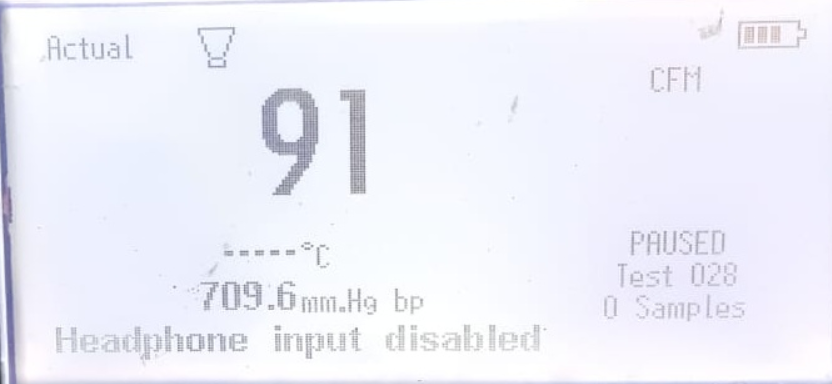
#> input picture ocr_final/ocr3.png, 832 x 384 px
$ python ocrblwh_k.py
#> lines starting #> are read from the running program, lines starting #| are printed output that depends on the picture; after the words box and inside, x2 and y2 are one past the last pixel; in counts of white or black regions, pixels touching at a corner belong together
import pytesseract
import cv2
import numpy as np
import re
import os
import matplotlib.pyplot as plt

def show_image(title, image):
    plt.figure(figsize=(6, 6))
    plt.imshow(image, cmap='gray')
    plt.title(title)
    plt.axis('off')
    plt.show()

def whitescreen(img):
    img = cv2.cvtColor(img, cv2.COLOR_BGR2GRAY)
    blur = cv2.GaussianBlur(img, (5, 5), 0)
    _, bwimg = cv2.threshold(blur, 0, 255, cv2.THRESH_BINARY + cv2.THRESH_OTSU)

    imgbit = cv2.bitwise_not(bwimg)
    kernel = np.ones((2, 2), np.uint8)
    imgdilate = cv2.dilate(imgbit, kernel, iterations=2)
    imgdilate = cv2.bitwise_not(imgdilate)

    show_image("White Screen Processed Image", imgdilate)

    ocrres = pytesseract.image_to_string(imgdilate)

    regex1 = r'(\d) (\d)'
    regex2 = r'(\d)(\d)'
    regex3 = r'(\d) (\d)\.(\d)'
    regex4 = r'(\d)(\d)\.(\d)(\d)'

    match1 = re.search(regex1, ocrres)
    match2 = re.search(regex2, ocrres)
    match3 = re.search(regex3, ocrres)
    match4 = re.search(regex4, ocrres)

    if match1:
        print(match1.group(1), end="")
        print(match1.group(2))
    elif match2:
        print(match2.group(1), end="")
        print(match2.group(2))
    elif match3:
        print(match3.group(1), end="")
        print(match3.group(2), end="")
        print(match3.group(3))
    elif match4:
        print(match4.group())

def bluescreen(img):
    img = cv2.cvtColor(img, cv2.COLOR_BGR2GRAY)
    blur = cv2.GaussianBlur(img, (5, 5), 0)
    _, bwimg = cv2.threshold(blur, 0, 255, cv2.THRESH_BINARY + cv2.THRESH_OTSU)

    imgbit = cv2.bitwise_not(bwimg)
    kernel = np.ones((2, 2), np.uint8)
    imgdilate = cv2.erode(imgbit, kernel, iterations=3)
    imgdilate = cv2.bitwise_not(imgdilate)

    show_image("Blue Screen Processed Image", imgdilate)

    ocrres = pytesseract.image_to_string(imgdilate)

    if not ocrres.strip():
        kernel = np.ones((2, 1), np.uint8)
        imgdilate = cv2.erode(imgbit, kernel, iterations=3)
        imgdilate = cv2.bitwise_not(imgdilate)
        ocrres = pytesseract.image_to_string(imgdilate)

    regex1 = r'^\d\d\.\d'
    regex2 = r'^\d\d'
    regex3 = r'^\d\.\d'
    regex4 = r'^\d\d\.\d\d\d'
    regex5 = r'^. \d\d\d\d'

    for pattern in [regex1, regex2, regex3, regex4, regex5]:
        match = re.search(pattern, ocrres)
        if match:
            print(match.group())
            break

def preprocess(img):
    if len(img.shape) < 3 or img.shape[2] < 3:
        print("Invalid image format.")
        return

    pixel = img[30, 10]  # BGR pixel at (30,10)
    b, g, r = pixel

    if b > g and b > r and b < 200:
        bluescreen(img)
    else:
        whitescreen(img)

# Main execution
files = [r"ocr3.png"]

for filename in files:
    if not os.path.exists(filename):
        print(f"File not found: {filename}")
        continue

    img = cv2.imread(filename)
#> img is the input picture: shape (384, 832, 3); mean B, G, R 249.5, 239.8, 238.9
    if img is None:
        print(f"Unable to read image: {filename}")
        continue

    preprocess(img)
#> in preprocess, `pixel = img[30, 10]`: pixel = [240, 235, 234]
#> in preprocess, `b, g, r = pixel`: b = 240; g = 235; r = 234
#> in whitescreen, `_, bwimg = cv2.threshold(blur, 0, 255, cv2.THRESH_BINARY + cv2.THRESH_..`:
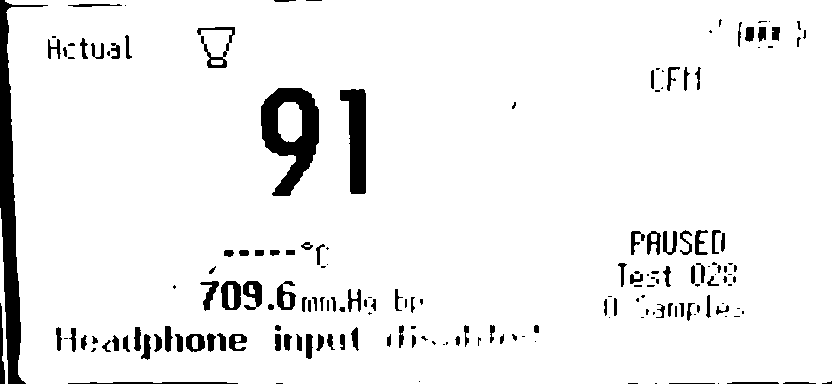
#> bwimg: shape (384, 832); 93.7% white; 183 black regions (71 under 20 px), largest, box (x1, y1, x2, y2) and area: (0, 0, 48, 384) 4702, (261, 88, 319, 196) 3316, (340, 89, 366, 194) 1813
#> in whitescreen, `imgdilate = cv2.dilate(imgbit, kernel, iterations=2)`:
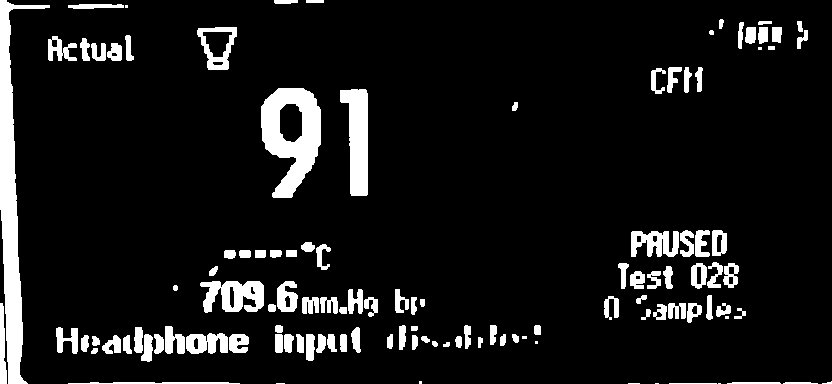
#> imgdilate: shape (384, 832); 9.3% white; 118 white regions (11 under 20 px), largest, box (x1, y1, x2, y2) and area: (0, 0, 50, 384) 5589, (261, 88, 321, 198) 3828, (340, 89, 368, 196) 2085
#> (the call stopped at in whitescreen, `ocrres = pytesseract.image_to_string(imgdilate)`: pytesseract is not available in this run)

$ run again, with ocr_final/ocr2.png copied over ocr_final/ocr3.png
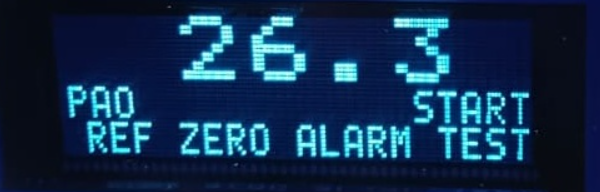
#> input picture ocr_final/ocr2.png, 600 x 192 px
#> img is the input picture: shape (192, 600, 3); mean B, G, R 77.5, 46.1, 17.1
#> pixel = [22, 11, 7]
#> b = 22; g = 11; r = 7
#> img: shape (192, 600)
#> in bluescreen, `_, bwimg = cv2.threshold(blur, 0, 255, cv2.THRESH_BINARY + cv2.THRESH_..`:
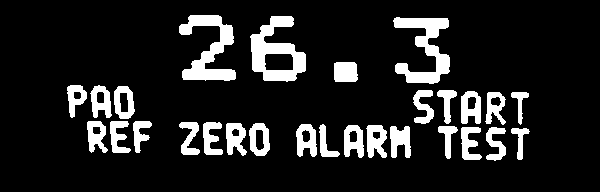
#> bwimg: shape (192, 600); 13.1% white; 28 white regions, largest, box (x1, y1, x2, y2) and area: (250, 16, 306, 82) 1841, (179, 15, 236, 81) 1736, (393, 17, 450, 84) 1733
#> in bluescreen, `imgdilate = cv2.erode(imgbit, kernel, iterations=3)`:
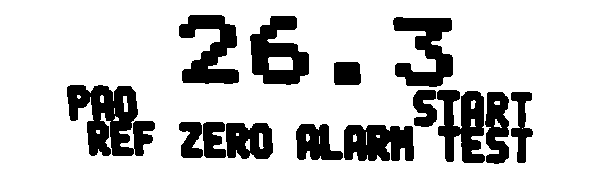
#> imgdilate: shape (192, 600); 80.5% white; 14 black regions, largest, box (x1, y1, x2, y2) and area: (67, 85, 155, 156) 3729, (250, 16, 309, 85) 2436, (393, 17, 453, 87) 2363

$ run again, with ocr_final/ocr1.jpeg saved as ocr_final/ocr3.png
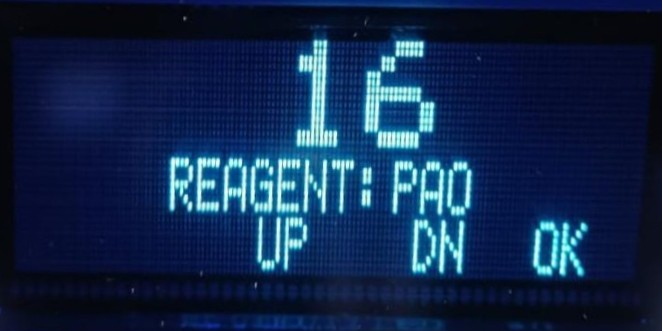
#> input picture ocr_final/ocr1.jpeg, 662 x 331 px
#> img is the input picture: shape (331, 662, 3); mean B, G, R 75.9, 40.2, 17.5
#> pixel = [15, 8, 5]
#> b = 15; g = 8; r = 5
#> img: shape (331, 662)
#> in bluescreen, `_, bwimg = cv2.threshold(blur, 0, 255, cv2.THRESH_BINARY + cv2.THRESH_..`:
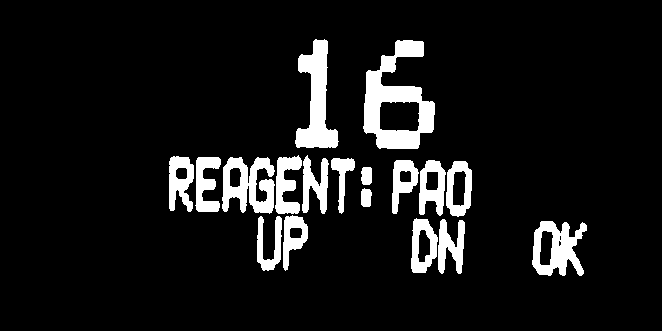
#> bwimg: shape (331, 662); 9.1% white; 18 white regions, largest, box (x1, y1, x2, y2) and area: (363, 40, 435, 149) 3652, (295, 39, 339, 148) 2404, (222, 157, 275, 214) 1893
#> in bluescreen, `imgdilate = cv2.erode(imgbit, kernel, iterations=3)`:
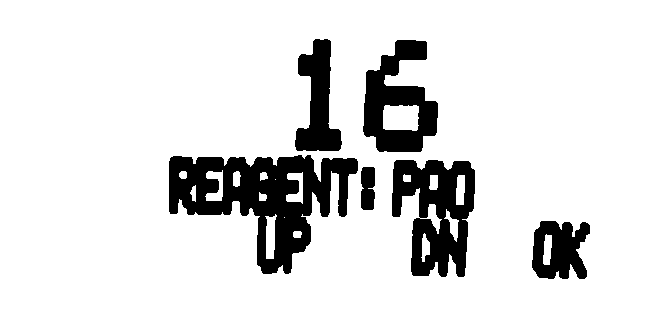
#> imgdilate: shape (331, 662); 87.6% white; 6 black regions, box (x1, y1, x2, y2) and area: (169, 155, 358, 274) 10613, (392, 160, 475, 277) 6020, (363, 40, 438, 152) 4572, (295, 39, 342, 151) 2953, (532, 221, 590, 279) 2391, (361, 167, 375, 210) 557
